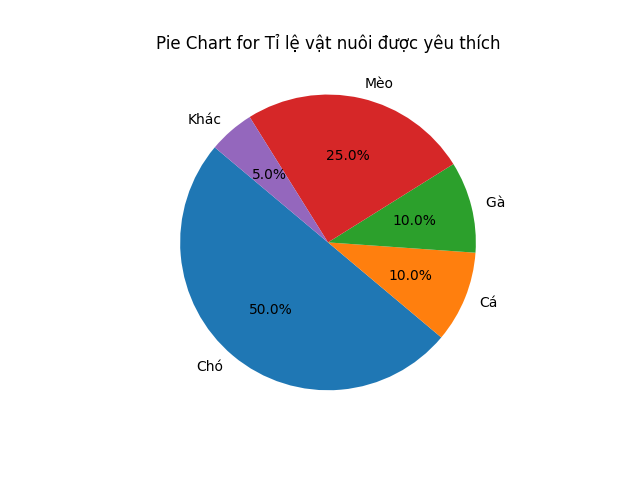

Write Python code to recreate this figure.
import pandas as pd
import matplotlib.pyplot as plt

file_path = './Lop7/Thong ke/Data lop 7.xlsx'

# Load the Excel file
excel_data = pd.ExcelFile(file_path)

# Select the appropriate sheet by its name or index
sheet_name = excel_data.sheet_names[2]

# Read the sheet into a DataFrame without assuming a header
df = pd.read_excel(file_path, sheet_name=sheet_name, header=None)

sheet_name = df.iloc[0, 0]
df = df.drop([0]).reset_index(drop=True)

# Ensure the DataFrame has at least two rows and multiple columns
if df.shape[0] < 2 or df.shape[1] < 2:
    print("The data does not have enough rows or columns.")
else:
    # Extract labels and values from the first and second rows respectively
    labels = df.iloc[0, 1:]  # Skip the first column which is just a label
    values = df.iloc[1, 1:].apply(lambda x: float(str(x).strip('%')))  # Convert percentages to float

    # Create the pie chart
    plt.figure()
    plt.pie(values, labels=labels, autopct='%1.1f%%', startangle=140)
    plt.title(f'Pie Chart for {sheet_name}')
    plt.show()
